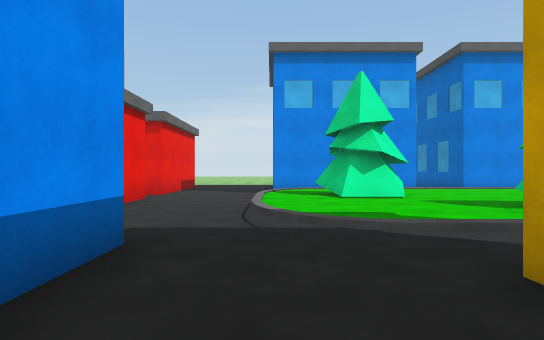
View 1 (above)

24 first-person views from a walk through a 3-D level made in the Unity game engine. The camera is 1.4 m above the floor, looks level and sees 75° across. The floor is counted in squares, 1.94 m on a side. Each view is taken from the middle of a square. On the plan, view 1 faces up. The plan holds only what a view shows up to about 11 squares ahead; the rest is blank. The place goes on beyond the plan. The player character is not drawn. Surface patterns are stand-ins for the level's own textures.

View 2
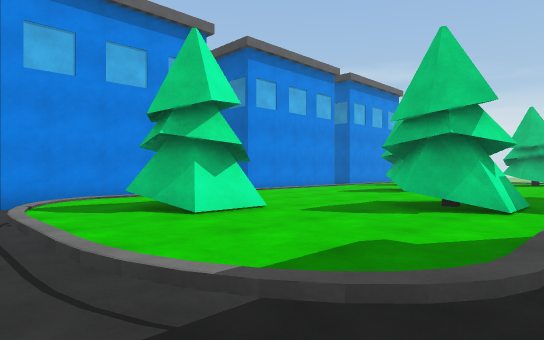

View 3
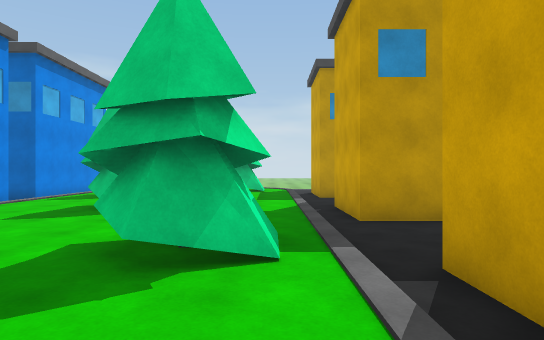

View 4
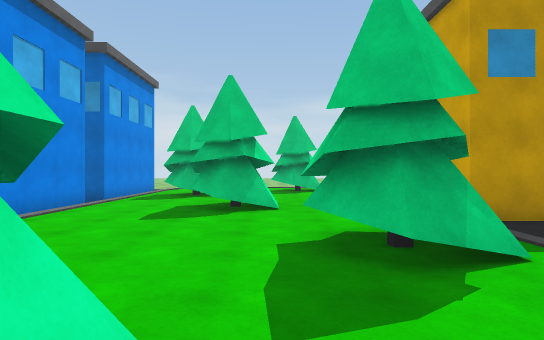

View 5
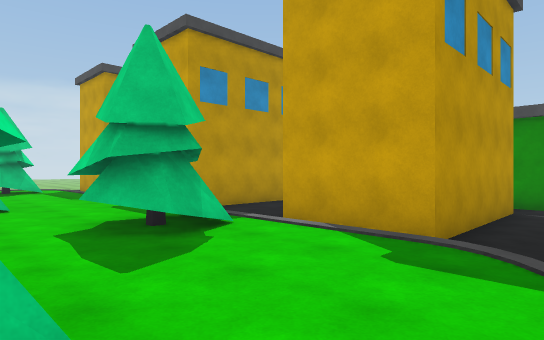

View 6
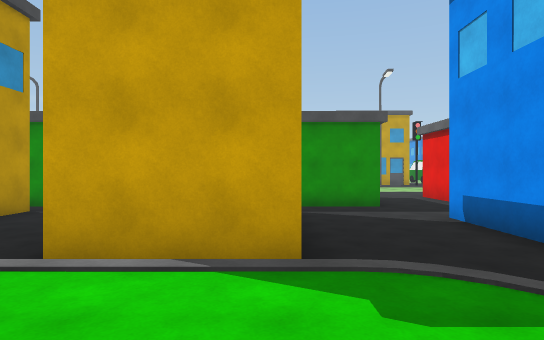

View 7
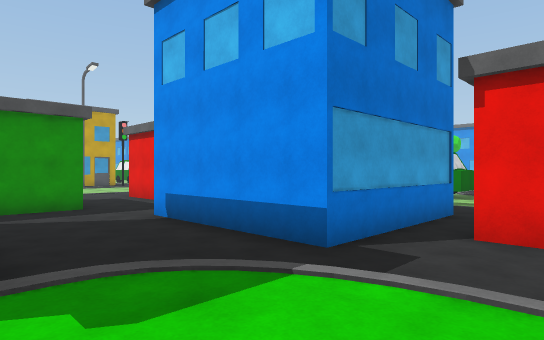

View 8
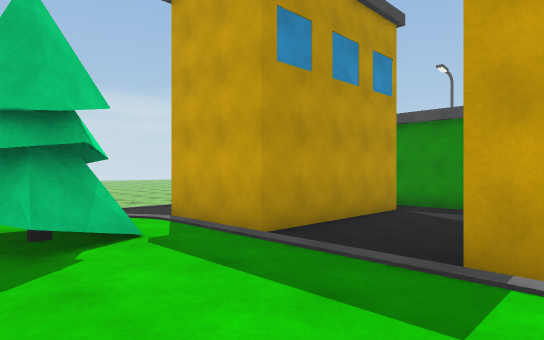

View 9
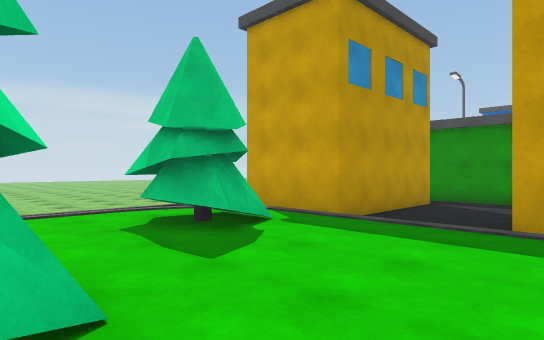

View 10
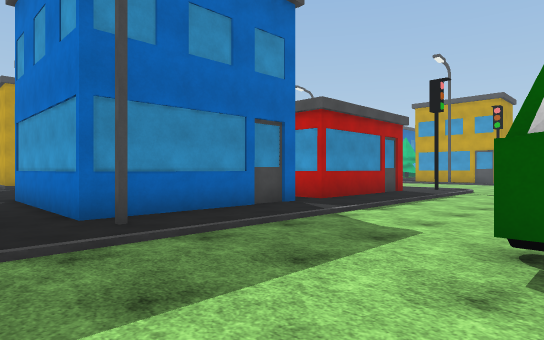

View 11
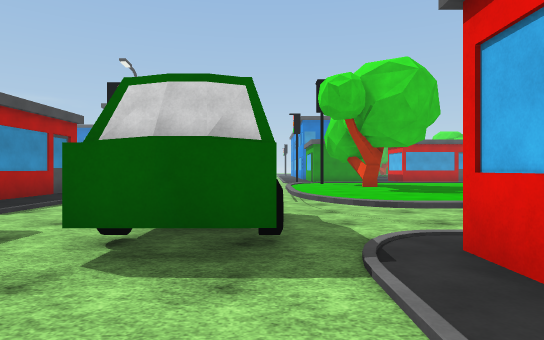

View 12
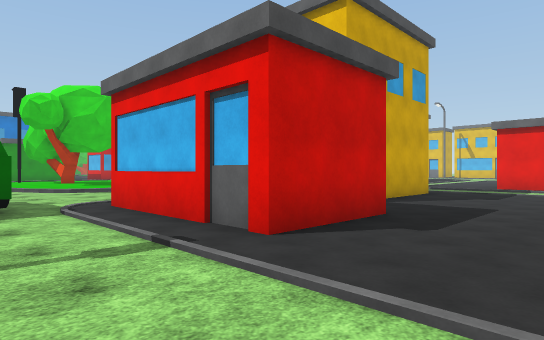

View 13
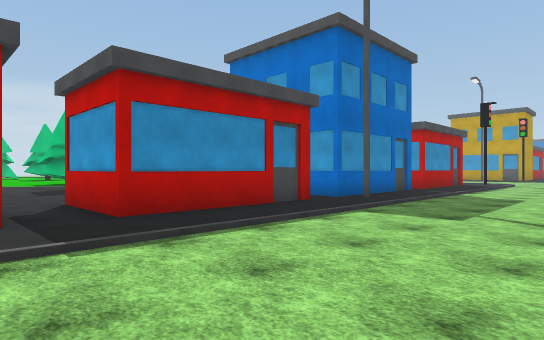

View 14
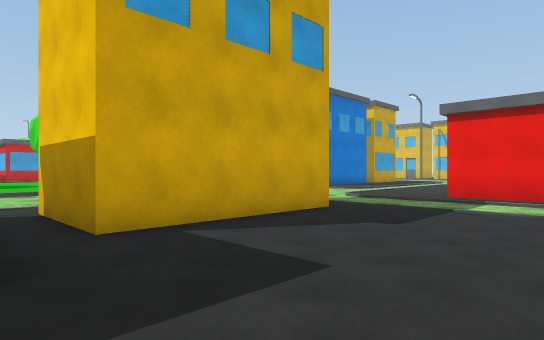

View 15
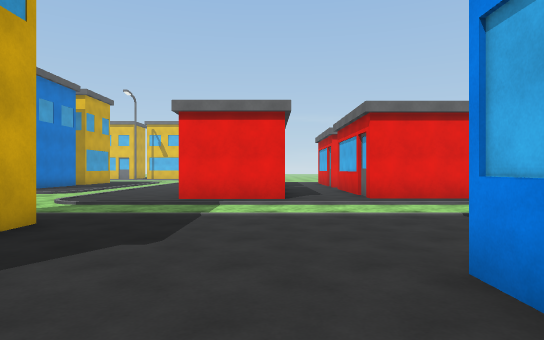

View 16
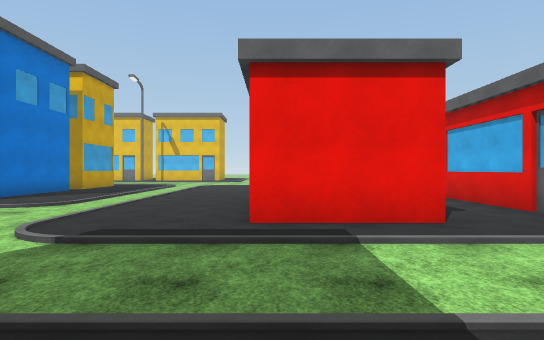

View 17
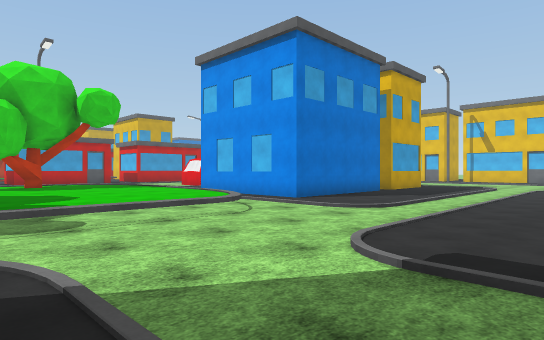

View 18
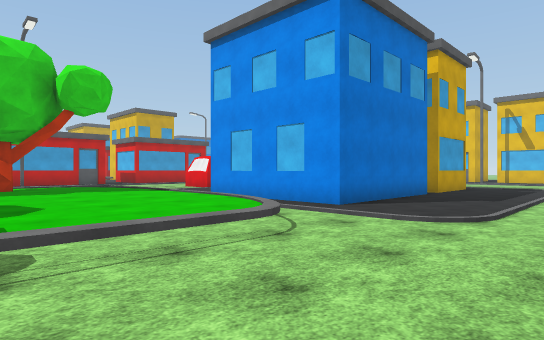

View 19
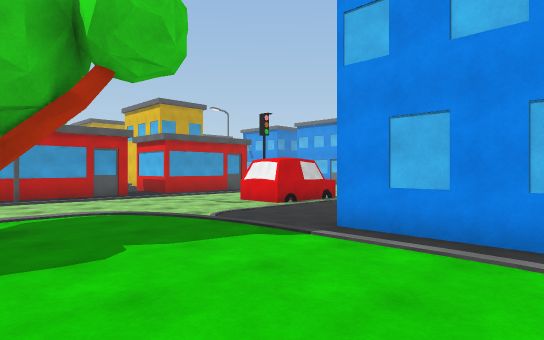

View 20
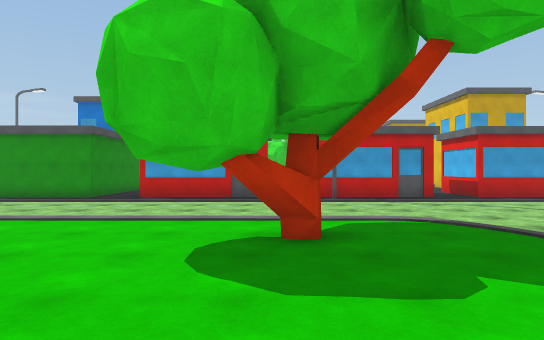

View 21
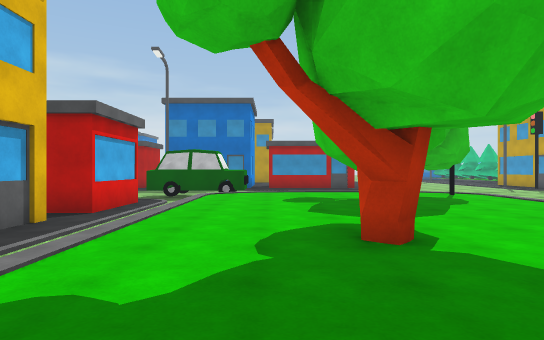

View 22
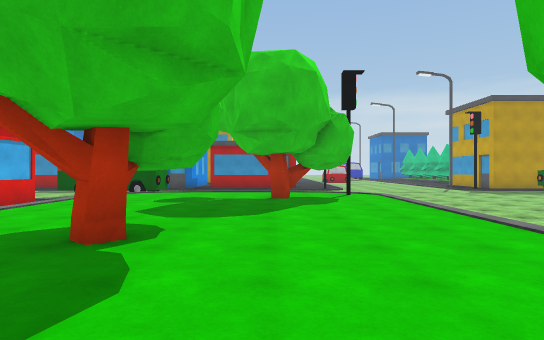

View 23
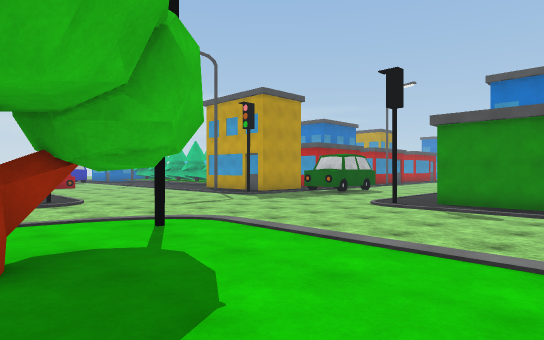

View 24
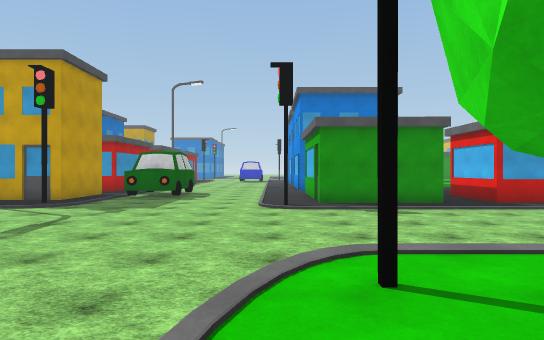

### Floor plan
Key: @ floor where view 1 was taken; # wall or solid block; . main floor; : floor 0.5 m higher than the main floor; / step, stairs or slope; B building; T tree; C car.
Columns run from 34 left of view 1 to 17 right of it. Each row starts with its distance up from view 1.
 11     ####B....      B   . .. B  #..####B ####B BBBB
 10      ..........    B    ...........// /////////
  9       ........... .... .....BBB#../::::::::::TT
  8         B...................B  #..:TT::::::::TT
  7         #...................B   ..:TTT:::TTT::::::
  6         B.........###.......#   ..::::::::T::::TT:
  5   ...........####.  #.......#  #../:::TT:::::::TT/
  4   ..........B    .  #............./:::TT:::::::::/
  3 //////////..B    .###.......B####...................
  2 .............   #.##B.CC....##  #...###...###..###..
  1 ....../.....  ........# ....#   #...#  ...#  ..#
  0 .....././////////////.  .....   #.@.#   ..# B..#
 -1 ######//:::::::::::::/CC....#   #...#   ..# B..#
 -2      #//::::::::::::::.  ...##  ....#    .#  ..#
 -3      #/:::::::T#::::::.  ...B   ..###     #  ###
 -4      #/::::::::T::::::.  ...B   ..
 -5 BB   #/::::::::::::T::.  ...#  #..
 -6     ..//:::::::::::T#:  ....#    B
 -7    ...//:TTT::::::::#/......
 -8   ...././::::::::::::/...../#
 -9   C....             .........
-10   C.....        ............
-11    ........................
-12    ........................
-13   ..........................
-14   ....... .........../.....//
-15        BB    B#.####.#.....#..
-16               #.    B.......##BB

Where each view was taken, in squares from view 1:
view 1: 0 up, 0 right, facing up
view 2: 3 up, 1 left, facing up-right
view 3: 4 up, 1 right, facing right
view 4: 6 up, 1 right, facing right
view 5: 7 up, 0 right, facing down-right
view 6: 6 up, 2 right, facing down
view 7: 6 up, 2 right, facing down-left
view 8: 6 up, 9 right, facing down-right
view 9: 8 up, 9 right, facing down-right
view 10: 5 up, 11 left, facing down-right
view 11: 5 up, 12 left, facing down
view 12: 9 up, 11 left, facing down-left
view 13: 11 up, 11 left, facing down-right
view 14: 9 up, 16 left, facing down-left
view 15: 8 up, 17 left, facing left
view 16: 6 up, 21 left, facing left
view 17: 5 up, 22 left, facing down-left
view 18: 3 up, 23 left, facing down-left
view 19: 2 down, 24 left, facing down-left
view 20: 3 down, 24 left, facing down
view 21: 2 down, 24 left, facing right
view 22: 5 down, 24 left, facing right
view 23: 5 down, 18 left, facing down-right
view 24: 5 down, 13 left, facing down
